Frame 1 (no input): blank canvas, image omitted
Frame 60 (the mouse pressed at the canvas centre just before this capture): blank canvas, image omitted
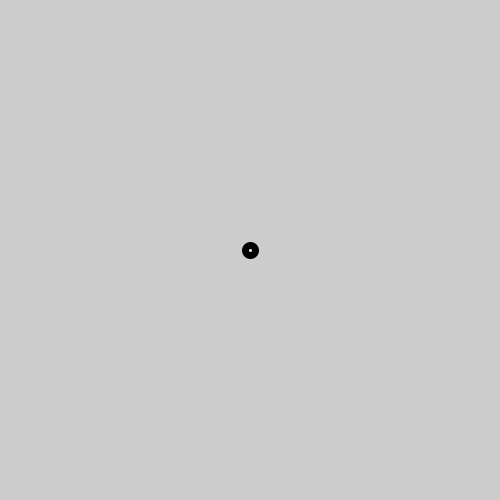
Frame 120 (the mouse held since frame 60 and released just before this capture)

The Processing sketch whose frames 1 and 60 were blank and that drew this single picture after the mouse press (run headless with seeded random() and noise(); from frame 60 on, the mouse is pressed at the canvas centre):

// Processing sketch: processing_102208
// ── processing_102208.pde

void setup() {
  size(500, 500);
  strokeWeight(7);
  smooth();
  noCursor();
}

void draw() {
  background(204);
  ellipse(mouseX, mouseY, 10, 10);
}
